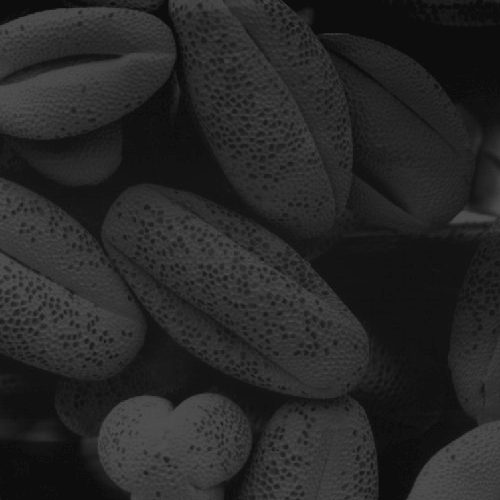
#> input picture shells.tif, 500 x 500 px
$ python Q05.py
#> lines starting #> are read from the running program, lines starting #| are printed output that depends on the picture
import cv2
import numpy as np
import matplotlib.pyplot as plt

def histogram_equalization_custom(image_path):
    # Load the image in grayscale
#> called with image_path = 'shells.tif'
    image = cv2.imread(image_path, cv2.IMREAD_GRAYSCALE)
#> image is the input picture: shape (500, 500); min 13, max 83, mean 38.7

    # Calculate histogram
    hist, _ = np.histogram(image.flatten(), bins=256, range=[0, 256])
#> hist = 256 values, max 17718 at index 13, min 0 at index 0, mean 976.6

    # Calculate cumulative distribution function (CDF)
    cdf = hist.cumsum()
#> cdf = 256 values from 0 to 250000
    cdf_normalized = cdf * hist.max() / cdf.max()
#> cdf_normalized = 256 values from 0 to 17718

    # Apply histogram equalization
    equalized_image = np.interp(image.flatten(), range(256), cdf_normalized).reshape(image.shape)
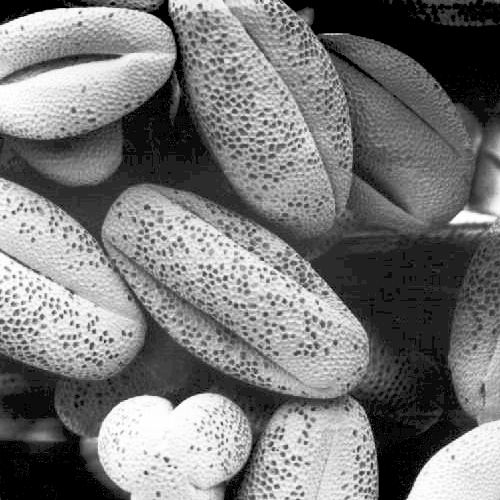
#> equalized_image: shape (500, 500) float64; min 1255.7, max 17718, mean 9096.3; drawn with min black and max white

    # Calculate histograms
    original_hist = hist
#> original_hist has the same summary as hist
    equalized_hist ,__= np.histogram(equalized_image.flatten(), bins=256, range=[0, 256])
#> equalized_hist = 256 values from 0 to 0

    # Display histograms
    plt.figure(figsize=(10, 6))

    plt.subplot(221)
    plt.imshow(image, cmap='gray')
    plt.title('Original Image')
    plt.axis('off')

    plt.subplot(222)
    plt.imshow(equalized_image, cmap='gray')
    plt.title('Equalized Image')
    plt.axis('off')

    plt.subplot(223)
    plt.plot(original_hist, color='blue')
    plt.title('Original Histogram')
    plt.xlabel('Pixel Value')
    plt.ylabel('Frequency')

    plt.subplot(224)
    plt.plot(equalized_hist, color='orange')
    plt.title('Equalized Histogram')
    plt.xlabel('Pixel Value')
    plt.ylabel('Frequency')

    plt.tight_layout()
    plt.show()
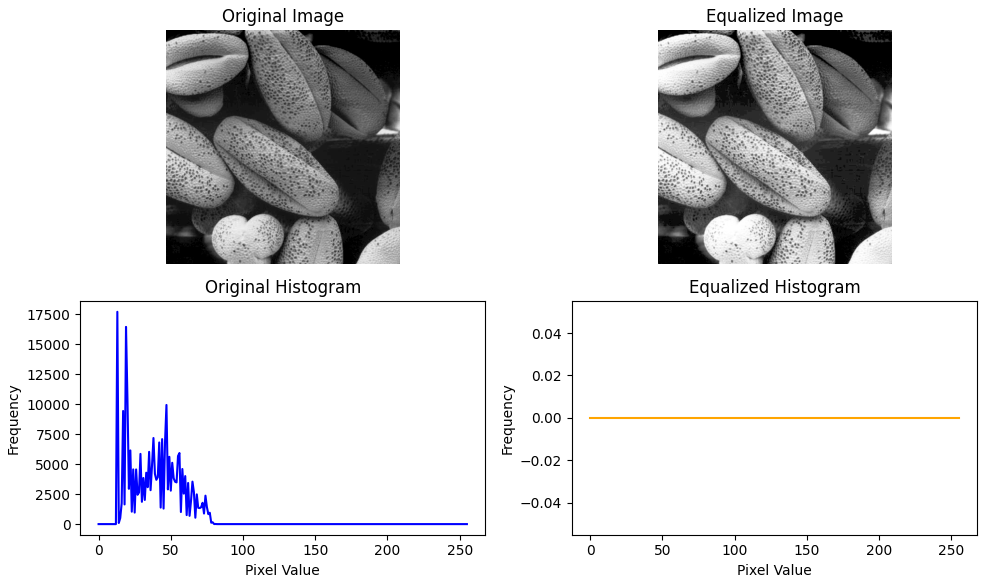
#> figure drawn by matplotlib, 4 panels; panel 3: curve peaks at x = 13, y = 17718

# Call the function with the path to your image
image_path = 'shells.tif'
histogram_equalization_custom(image_path)
